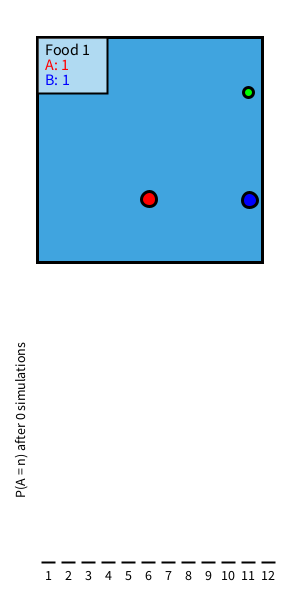
Frame 1 (no input)
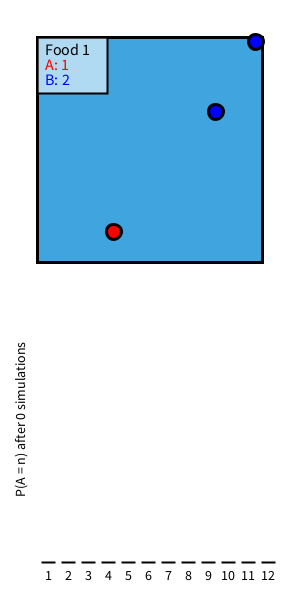
Frame 60 (the mouse pressed at the canvas centre just before this capture)
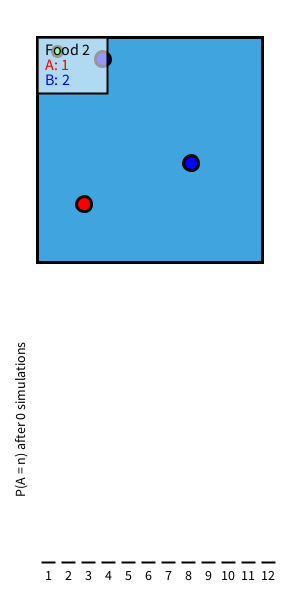
Frame 120 (the mouse held since frame 60 and released just before this capture)

The Processing sketch that drew these frames (run headless with seeded random() and noise(); from frame 60 on, the mouse is pressed at the canvas centre):

// Processing sketch: v_riddle
// ── v_riddle.pde
ArrayList<Bacteria> bacterias = new ArrayList<Bacteria>();
color aColor = color(255, 0, 0); // Red
color bColor = color(0, 0, 255); // Blue;
PVector foodPos;
boolean foodDropped = false;
int foodDropCount = 0;
int maxDrops = 11;
int[] histogramCounts = new int[maxDrops + 2]; 
int frameCount = 0; 
Bacteria selectedBacterium = null; 
int foodNumber = 0;
int simulationNumber = 1;
final int MAX_SIMULATIONS = 1000;

PVector random2D() {
  float angle = random(TWO_PI);
  return new PVector(cos(angle), sin(angle));
}

void setup() {
  size(300, 600);
  frameRate(100); 
  resetSimulation();
}

void draw() {
  background(255); 
  drawBucket();

  if (foodDropCount < maxDrops && !foodDropped) {
    if (frameCount > 60) { 
      dropFood();
      frameCount = 0; 
    } else {
      frameCount++;
    }
  }

  if (foodDropped) {
    fill(0, 255, 0); 
    ellipse(foodPos.x, foodPos.y, 10, 10);
  }

  ArrayList<Bacteria> newBacterias = new ArrayList<Bacteria>();

  for (Bacteria b : bacterias) {
    if (foodDropped && selectedBacterium != null && b == selectedBacterium) {
      b.moveTowards(foodPos);
    } else {
      b.moveRandom();
    }
    b.show(); 

    if (foodDropped && b.eat(foodPos)) {
      newBacterias.add(new Bacteria(b.x, b.y, b.col));
      foodDropped = false;
      foodDropCount++;
      selectedBacterium = null; 
    }
  }

  bacterias.addAll(newBacterias);

  if (foodDropCount == maxDrops) {
    int countA = 0;
    for (Bacteria bact : bacterias) {
      if (bact.col == aColor) {
        countA++;
      }
    }
    histogramCounts[countA]++;
    simulationNumber++;
    foodNumber = 0;
    resetSimulation();
  }

  displayHistogram();
  displayLegend();
}

void displayLegend() {
  int countA = 0;
  int countB = 0;

  // Calculate counts of A and B
  for (Bacteria bact : bacterias) {
    if (bact.col == aColor) {
      countA++;
    } else {
      countB++;
    }
  }

  // Draw a semi-transparent white background box for the legend
  fill(255, 255, 255, 150);  // Last parameter is the alpha (transparency) value
  rect(37.5, 37.5, 70, 56.25);

  // Set up text size
  textSize(16);
  
  fill(0); // Set color to black
  text("Food " + foodNumber, 45, 55);
  fill(aColor);
  text("A: " + countA, 45, 70);
  fill(bColor);
  text("B: " + countB, 45, 85);
}

void drawBucket() {
  fill(64, 164, 223);
  strokeWeight(3);
  stroke(0);
  rect(37.5, 37.5, 225, 225);
}

void resetSimulation() {  
  
  if (simulationNumber > MAX_SIMULATIONS - 1) {
      noLoop();  // This stops the draw loop
      return;
  }
  bacterias.clear();
  bacterias.add(new Bacteria(150, 200, aColor));
  bacterias.add(new Bacteria(250, 200, bColor));
  foodDropped = false;
  foodDropCount = 0;
  dropFood();
}

void dropFood() {
  foodNumber++;
  foodPos = new PVector(random(41.25, 258.75), random(41.25, 258.75));
  foodDropped = true;

  float aCount = 0;
  float bCount = 0;
  for (Bacteria b : bacterias) {
    if (b.col == aColor) {
      aCount++;
    } else {
      bCount++;
    }
  }

  float aChance = aCount / (aCount + bCount);

  if (random(1) < aChance) {
    selectClosestBacterium(aColor);
  } else {
    selectClosestBacterium(bColor);
  }
}

void selectClosestBacterium(color colType) {
  float minDistance = 100000;
  Bacteria closestBacterium = null;

  for (Bacteria b : bacterias) {
    if (b.col == colType) {
      float distance = dist(b.x, b.y, foodPos.x, foodPos.y);
      if (distance < minDistance) {
        minDistance = distance;
        closestBacterium = b;
      }
    }
  }

  selectedBacterium = closestBacterium;
}

void displayHistogram() {
  strokeWeight(2);  // Thinner lines
  int maxCount = 0;
  for (int i = 1; i < histogramCounts.length; i++) {
    if (histogramCounts[i] > maxCount) {
      maxCount = histogramCounts[i];
    }
  }

  // Check to avoid division by zero in the map function
  if (maxCount == 0) {
    maxCount = 1;
  }
  
  float barWidth = 12;  // Adjusted the width of bars
  float barSpacing = 8;  // Adjusted spacing between bars
  
  // Calculate starting x-position to center the histogram
  float totalWidth = (maxDrops + 1) * (barWidth + barSpacing) - barSpacing; // total width of all bars + spaces
  float startX = (width - totalWidth) / 2;
  
  for (int i = 1; i <= maxDrops + 1; i++) {
    float barHeight = map(histogramCounts[i], 0, maxCount, 0, 225);
    fill(aColor);
    rect(startX + i * (barWidth + barSpacing) - barWidth, height - 37.5 - barHeight, barWidth, barHeight);
  }

  fill(0, 255);
  textSize(14);
  textAlign(CENTER);
  for (int i = 1; i <= maxDrops + 1; i++) {
    text(i, startX + i * (barWidth + barSpacing) - barWidth/2, height - 20);  
  }

  textSize(14);
  textAlign(RIGHT);
  translate(25, height/1.75);
  rotate(-HALF_PI);
  if(simulationNumber==2){
    text("P(A = n) after " + (simulationNumber-1) + " simulation", 0, 0);
  }else{
    text("P(A = n) after " + (simulationNumber-1) + " simulations", 0, 0);
  }
  rotate(HALF_PI);
  translate(-25, -height/1.75);
  textAlign(LEFT);
}

class Bacteria {
  float x, y;
  color col;
  float speed = 3;
  PVector velocity;
  PVector acceleration;
  float maxForce = 0.2;
  boolean isSeekingFood = false; // To track if this bacterium is seeking food

  Bacteria(float x, float y, color col) {
    this.x = x;
    this.y = y;
    this.col = col;
    this.velocity = random2D();
    this.acceleration = new PVector();
    this.maxForce = 0.5; 
  }

  void moveRandom() {
    PVector randomForce = random2D();
		randomForce.mult(0.2); 
    acceleration.add(randomForce);
    applyForce();
    handleWallCollision(); // Added wall collision handling
  }

  void moveTowards(PVector target) {
    PVector desired = PVector.sub(target, new PVector(x, y));
    desired.normalize();
    desired.mult(speed);
    
    PVector steer = PVector.sub(desired, velocity);
    steer.limit(maxForce);
    
    acceleration.add(steer);
    applyForce();
    handleWallCollision(); // Added wall collision handling
  }

  void applyForce() {
    velocity.add(acceleration);
    velocity.limit(speed);
    x += velocity.x;
    y += velocity.y;

    // Reset acceleration for the next frame
    acceleration.mult(0);
  }

  // Handle wall collisions
  void handleWallCollision() {
    if (x < 41.25 || x > 258.75) {
      velocity.x *= -1; // Reverse x-velocity on collision
      x = constrain(x, 41.25, 258.75); // Ensure it stays within the bucket
    }
    if (y < 41.25 || y > 258.75) {
      velocity.y *= -1; // Reverse y-velocity on collision
      y = constrain(y, 41.25, 258.75); // Ensure it stays within the bucket
    }
  }

  void show() {
    stroke(0); // Reset to the default stroke
    fill(col);
    ellipse(x, y, 15, 15);
  }

  boolean eat(PVector foodPosition) {
    float d = dist(x, y, foodPosition.x, foodPosition.y);
    return d < 15;  // Increase the radius a bit for easier capturing
  }
  
  boolean shouldSeekFood() {
    ArrayList<Bacteria> sameTypeBacterium = new ArrayList<Bacteria>();
  
    for (Bacteria b : bacterias) {
      if (b.col == this.col) {
        sameTypeBacterium.add(b);
      }
    }
  
    float aChance = (float) sameTypeBacterium.size() / bacterias.size();
    return random(1) < aChance;
  }
}
